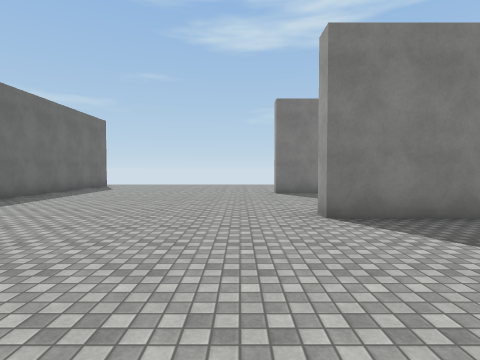
View 1 (above)

24 first-person views from a walk through a scene from a Unity 3-D project. The camera is 1.5 m above the floor, tilts 2° down and sees 80° across. The floor is counted in squares, 2 m on a side. Each view is taken from the middle of a square. On the plan, view 1 faces up. The plan holds only what a view shows up to about 10 squares ahead; the rest is blank. The place goes on beyond the plan. The player character is not drawn. Some animated figures are left out. Surface patterns are stand-ins for the level's own textures.

View 2
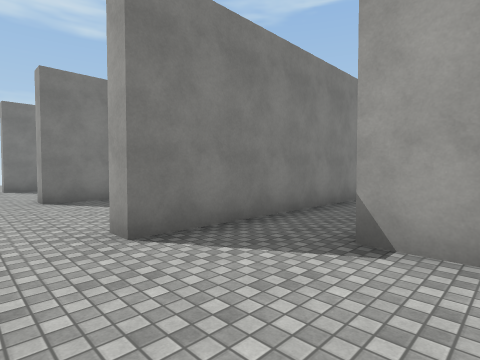

View 3
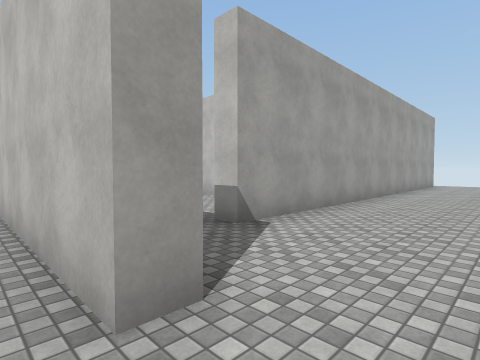

View 4
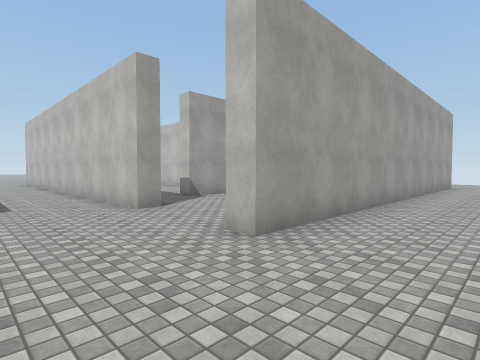

View 5
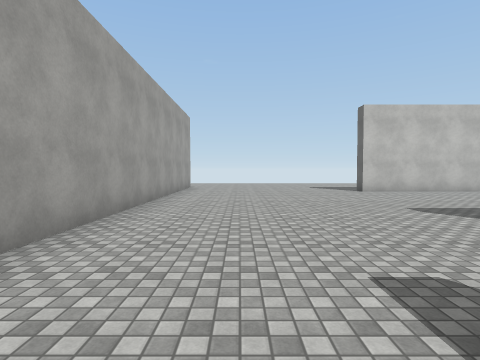

View 6
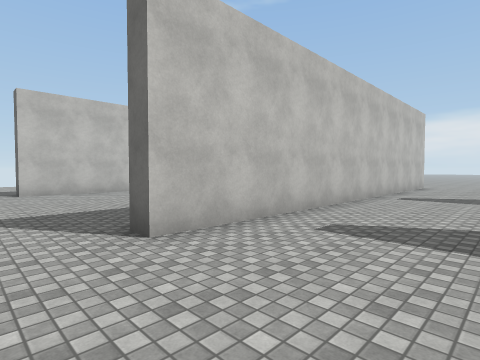

View 7
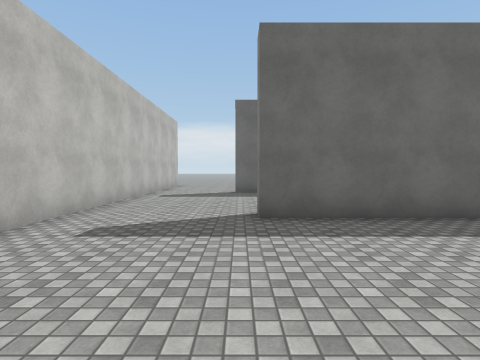

View 8
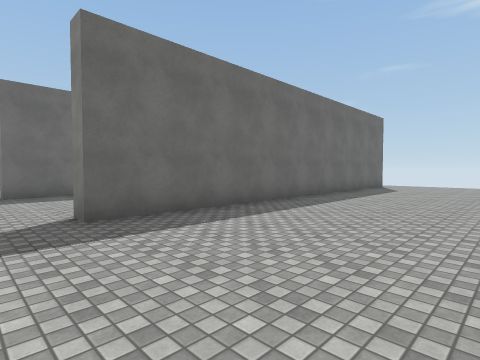

View 9
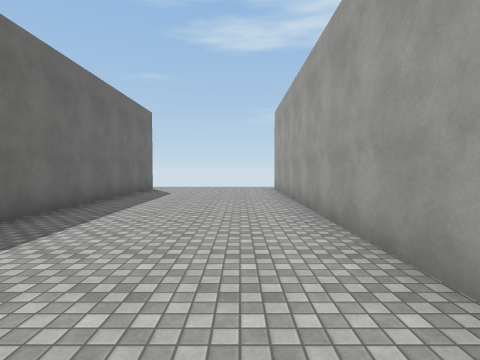

View 10
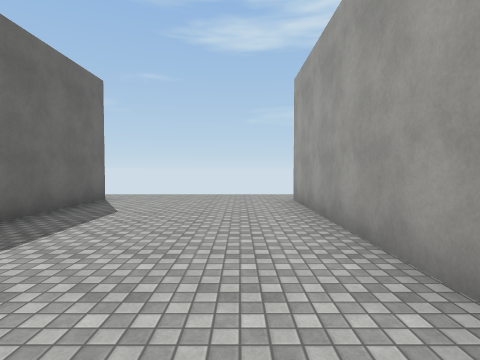

View 11
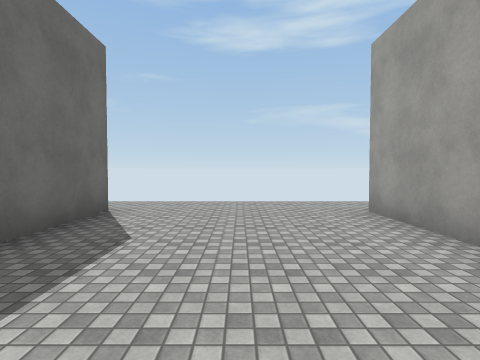

View 12
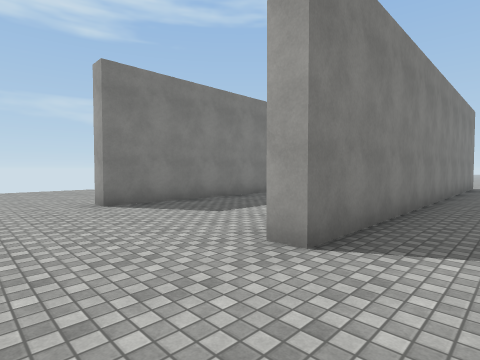

View 13
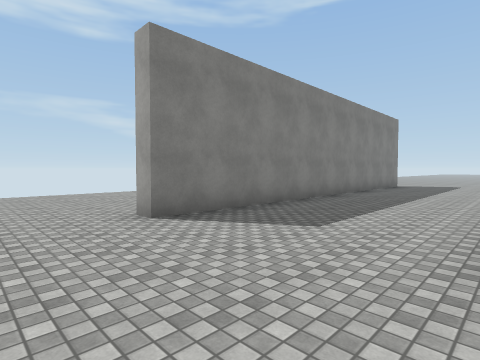

View 14
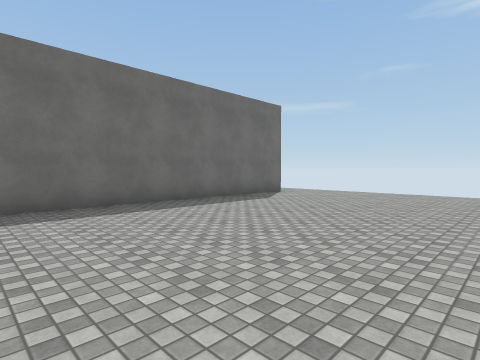

View 15
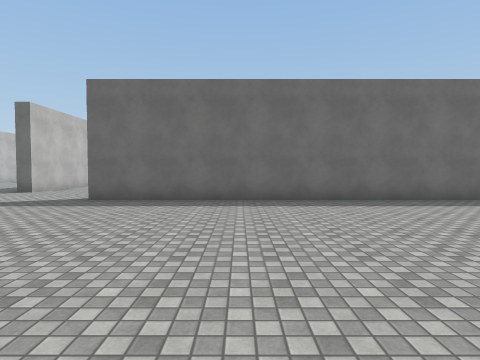

View 16
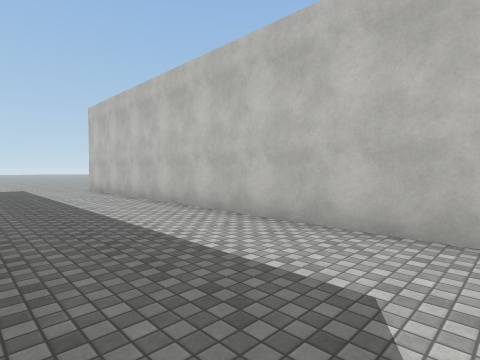

View 17
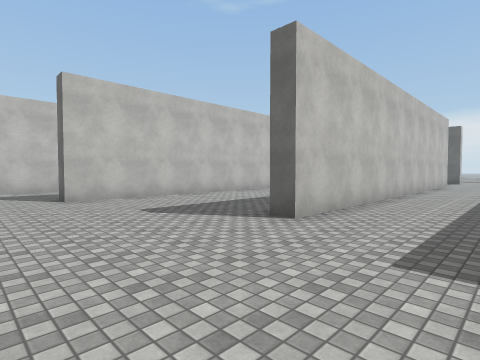

View 18
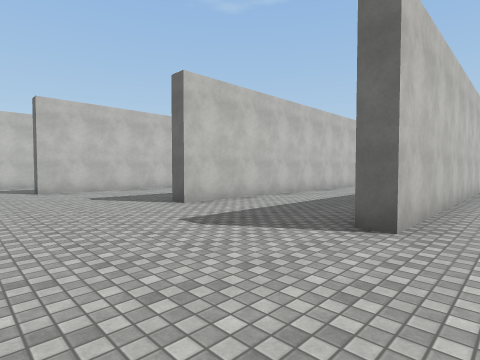

View 19
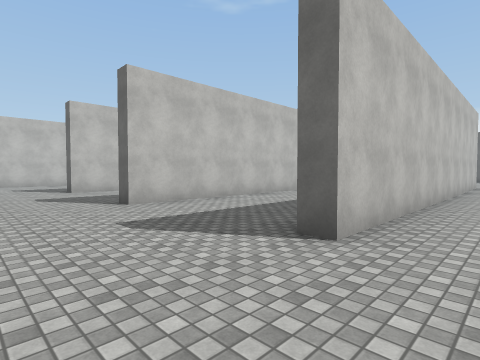

View 20
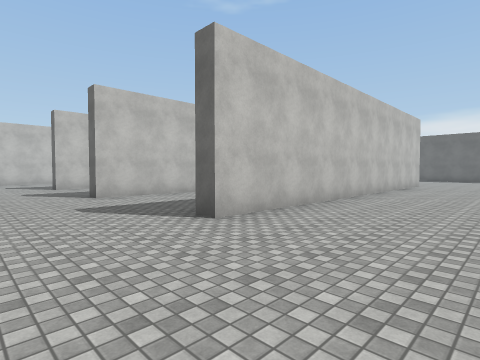

View 21
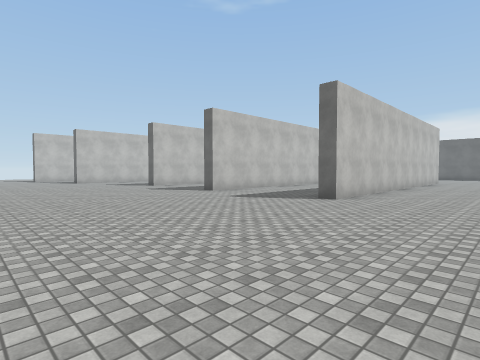

View 22
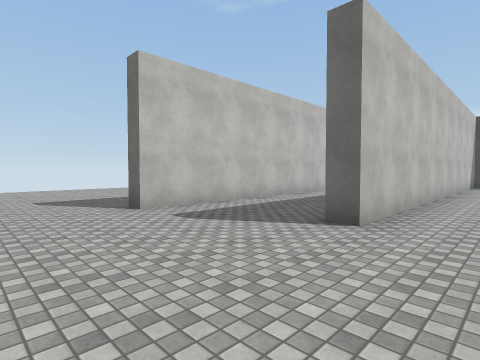

View 23
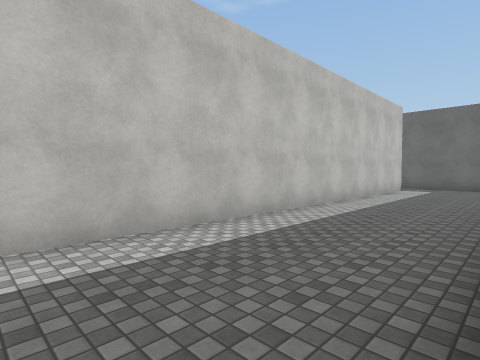

View 24
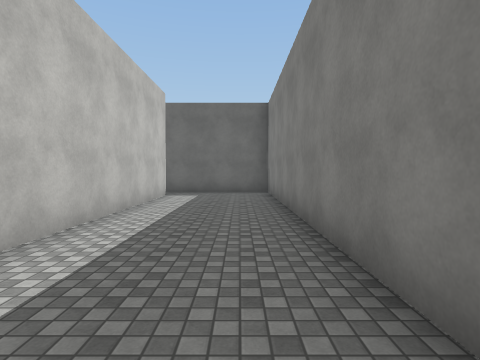

### Floor plan
Points are (right, up) in squares from view 1. A wall is a line through its corners. A room is listed if a view was taken in it or the views show most of it. See-through windows are left out.
Room 1 (views 1, 2)
walls: (2.8, -9.5) (2.8, -1.9) (3.4, -1.9); (3.5, 0) (1.3, 0) (1.3, 0.5)
ways out: opening at (0.5, 0) to room 2; opening at (3, -1) to room 2
Room 2 (views 3, 4, 5, 6, 7, 8, 9, 10, 11, 12, 13, 14, 15, 16, 17, 18, 19, 20, 21, 22, 23, 24)
walls: (1.3, 0.5) (13.1, 0.5) (13.1, 0); (5, 5) (13.3, 5) (13.3, 4.4); (7.2, 0) (3.5, 0); (3.2, 9.6) (13.1, 9.6) (13.1, 9); (-6.6, 3.5) (-6.6, 13.2); (6.4, -4.5) (15.2, -4.5) (15.2, -5.1); (9.1, 9.1) (1.3, 9.1) (1.3, 9.6); (11.7, 4.4) (1.3, 4.4) (1.3, 5); (4.5, -8.2) (16.5, -8.2) (16.5, -8.8); (-6.1, 13) (-6.1, 1.1); (-1.9, -9) (-1.9, 0.5) (-1.3, 0.5); (12, -5) (3.3, -5) (3.3, -8.5); (-11.4, 13.4) (-11.4, 1.3) (-12, 1.3); (-16.2, 2.5) (-16.2, 0.9) (-16.8, 0.9); (-12.4, -8.9) (-8.3, -8.9) (-8.3, -9.5); (-16.6, -1.9) (-8.5, -1.9) (-8.5, -2.5)
ways out: opening at (0.5, 0) to room 1; opening at (3, -1) to room 1; opening at (-16, -0.5)

Where each view was taken, in squares from view 1:
view 1: 0 up, 0 right, facing up
view 2: 3 down, 0 right, facing up-right
view 3: 1 up, 0 right, facing down-right
view 4: 3 up, 4 left, facing down-right
view 5: 1 up, 4 left, facing down
view 6: 1 up, 7 left, facing down-left
view 7: 1 up, 7 left, facing left
view 8: 0 up, 7 left, facing up-left
view 9: 2 up, 8 left, facing up
view 10: 6 up, 8 left, facing up
view 11: 8 up, 9 left, facing up
view 12: 3 up, 1 left, facing up-right
view 13: 5 up, 1 left, facing up-right
view 14: 5 up, 0 right, facing up-left
view 15: 5 up, 1 right, facing left
view 16: 4 up, 2 right, facing down-right
view 17: 3 up, 17 right, facing down-left
view 18: 6 up, 17 right, facing down-left
view 19: 11 up, 16 right, facing down-left
view 20: 13 up, 16 right, facing down-left
view 21: 13 up, 20 right, facing down-left
view 22: 3 down, 19 right, facing down-left
view 23: 5 down, 16 right, facing down-left
view 24: 6 down, 13 right, facing left
